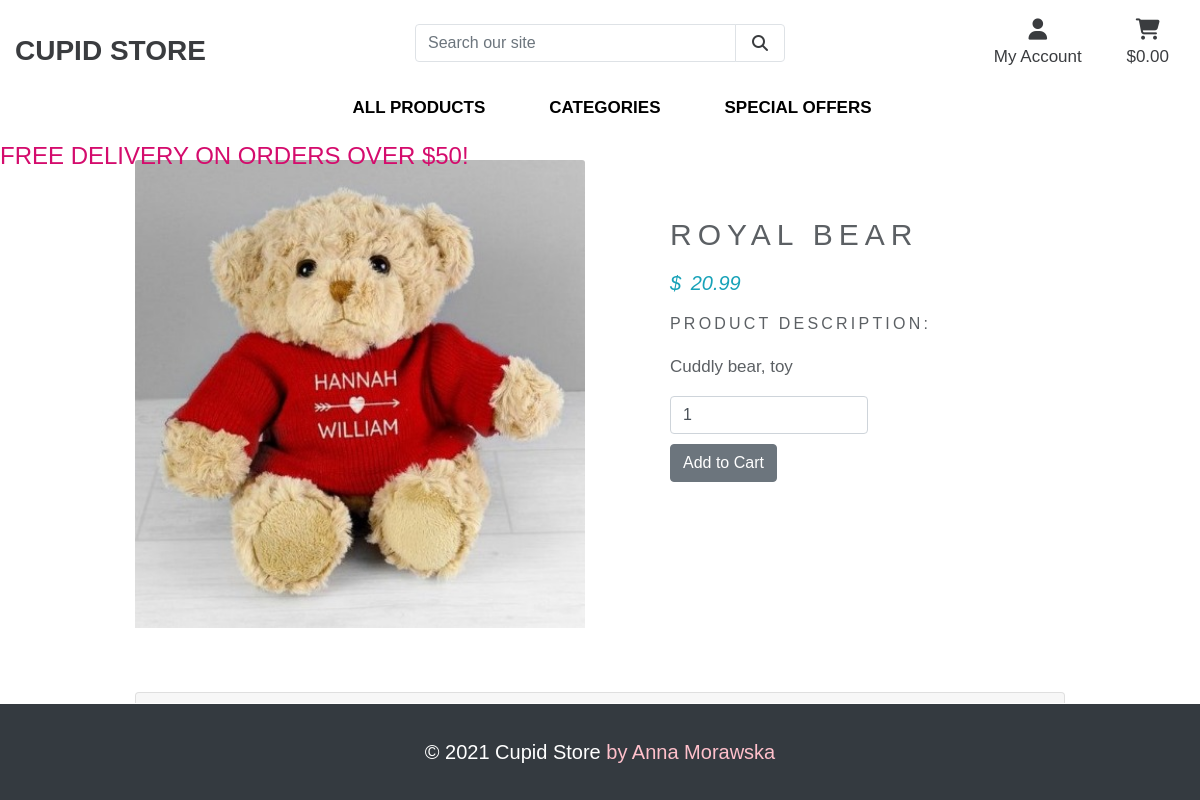
The app's page /products/3 with its own data.
### products/models.py (models this page shows, shortened)
class Product(models.Model):
    category = models.ForeignKey('Category', null=True, blank=True, on_delete=models.SET_NULL)
    sku = models.CharField(max_length=254, null=True, blank=True)
    name = models.CharField(max_length=254)
    description = models.TextField()
    price = models.DecimalField(max_digits=6, decimal_places=2)
    image = models.ImageField(null=True, blank=True)

### products/views.py (the view)
# urls.py: path('<product_id>', views.product_detail, name='product_detail'),
def product_detail(request, product_id):
    product = get_object_or_404(Product, pk=product_id)
    context = {
        'product': product,
       }
    if request.method == 'POST' and request.user.is_authenticated and request.POST['content'].strip() != '':
        review = Review.objects.create(product=product,
            content=request.POST['content'])
        review.save()
    return render(request, 'products/product_detail.html', context)

### cart/contexts.py (called while the page is built, shortened)
def cart_contents(request):
    cart_items = []
    total = 0
    product_count = 0
    cart = request.session.get('cart', {})
    if total < settings.FREE_DELIVERY_THRESHOLD:
        delivery = total * Decimal(settings.STANDARD_DELIVERY_PERCENTAGE / 100)
        free_delivery_delta = settings.FREE_DELIVERY_THRESHOLD - total
    else:
        delivery = 0
        free_delivery_delta = 0
    grand_total = delivery + total
    context = {
        'cart_items': cart_items,
        'total': total,
        'product_count': product_count,
        'delivery': delivery,
        'free_delivery_delta': free_delivery_delta,
        'free_delivery_threshold': settings.FREE_DELIVERY_THRESHOLD,
        'grand_total': grand_total,
    }
    return context

### products/templates/products/product_detail.html (shortened to what this page needs)
{% extends 'base.html' %}
{% load static %}
{% block content %}
<div class="overlay container py-5">
  <div class="row mt-5">
    <div class="col-10 mx-auto col-md-6 my-3">
       <div class="image-container my-5">
                    {% if product.image %}
                        <a href="{{ product.image.url }}" target="_blank">
                            <img class="card-img-top img-fluid" src="{{ product.image.url }}" alt="{{ product.name }}">
                        </a>
                        {% else %}
                        <a href="">
                            <img class="card-img-top img-fluid" src="{{ MEDIA_URL }}noimage.png" alt="{{ product.name }}">
                        </a>
                    {% endif %}
                </div>
    </div>
    <div class="wrap col-10 mx-auto col-md-6 my-3">
      <div class="">
        <h1 class=" product_title">{{product.name}}</h1>
        <h5 class="text-info font-italic mb-3">
          <span class=" product-price mr-1">$</span> {{product.price}}
        </h5>
        <p class="product_description ">Product Description:</p>
        <p class="text-justify product_text">{{product.description}}</p>
        {% if product.stock <= 0 %}
        <p class="text-justify product_text"><b>Out of Stock</b></p>
        {% else %}
          <form  action="{% url 'add_cart' product.id %}" method="POST" class="btn-block">
            <input class="form-control"  style="width: 50%;" type="number" min='1' step='1' name='quantity' value="1"  required/>
            <button type="submit" style="margin-top: 10px;" class="btn btn-secondary"
              value="Add To Cart">Add to Cart</button>
          </form>
        {% endif %}
      </div>
    </div>
  </div>
  <div class="card">
  <div class="card-header">
    <h4>Reviews</h4>
  </div>
</div>
</div>
{% endblock %}

### static/css/base.css (style rules this page uses)
* { margin:0; padding:0; }
body { margin:0; font-family: Arial, "Helvetica Neue", Helvetica, sans-serif; font-size:17px; color: rgb(92, 96, 100); line-height:1.6; }
.product_title { font-size: 20px; text-transform: uppercase; letter-spacing: .2em; padding-top: 15px; padding-bottom: 10px; }
.product_text { padding-right: 20px; }
.product_description { font-size: 16px; text-transform: uppercase; letter-spacing: .2em; }
@media (min-width: 1200px) { .container { max-width: 80%; } }

### products/templates/products/product_detail.html (style rules this page uses)
.product_title { font-size: 30px; text-transform: uppercase; letter-spacing: .2em; padding-top: 15px; padding-bottom: 10px; }
.product_text { padding-right: 20px; }
.product_description { font-size: 16px; text-transform: uppercase; letter-spacing: .2em; }
@media (min-width: 768px) { .product_title { margin-top: 90px; } }
@media (min-width: 768px) { .wrap { padding-left: 70px; } }

### records on screen
Product: image (picture), name "ROYAL BEAR", price "20.99", description "Cuddly bear, toy"

### other values on screen
{{ free_delivery_threshold }} "50"
